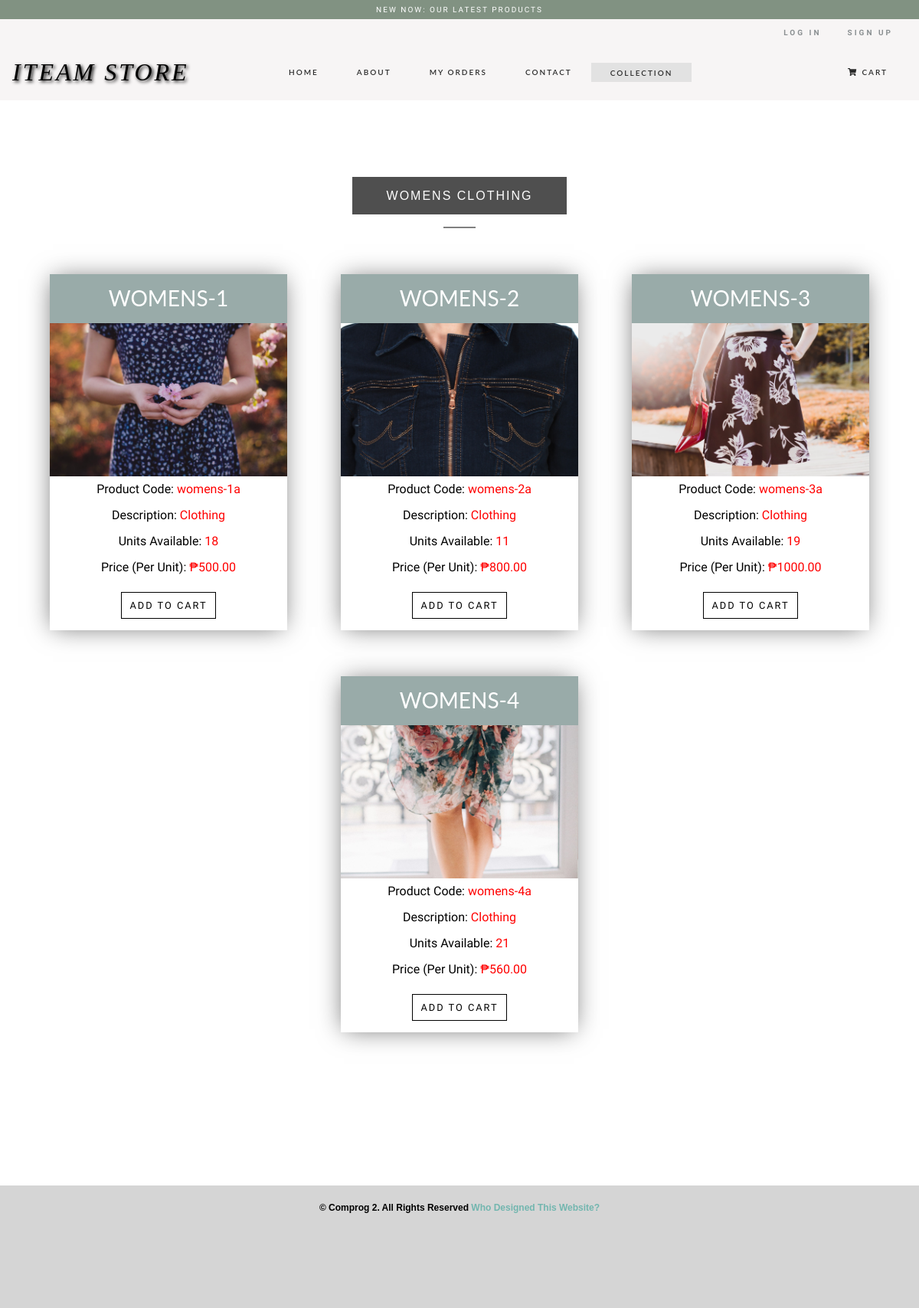
The app's page /womens.php with its own data.
### tables this page shows
CREATE TABLE `womens` (
  `id` int(11) NOT NULL,
  `product_code` varchar(60) NOT NULL,
  `product_name` varchar(60) NOT NULL,
  `product_desc` tinytext NOT NULL,
  `product_img_name` varchar(255) NOT NULL,
  `qty` int(255) NOT NULL,
  `price` decimal(10,2) NOT NULL
);

### config.php (called while the page is built, shortened)
<?php
$currency = '₱';
?>

### womens.php (the view, shortened to what this page needs)
<?php
include 'config.php';
?>
<!DOCTYPE html>
<html ng-app="myApp">
<head>
</head>
  <body>
    <header>
      <?php include('assets/header-primary.php') ?>
    </header>
    <nav class="navbar navbar-expand-lg navbar-dark bg-black">
      <a class="navbar-brand mxauto" href="main.php">ITEAM STORE</a>
      <div class="collapse navbar-collapse" id="navbarNav">
        <ul class="navbar-nav mx-auto">
          <li class="nav-item">
            <a class="nav-link" href="main.php">Home <span class="sr-only">(current)</span></a>
          </li>
          <li class="nav-item">
            <a class="nav-link" href="about.php">About</a>
          </li>
          <li class="nav-item">
            <a class="nav-link" href="orders.php">My Orders</a>
          </li>
          <li class="nav-item">
            <a class="nav-link" href="contact.php">Contact</a>
          </li>
          <li class="dropdown">
              <a class="dropbtn" href="featured.php">Collection</a>
          </li>
        </ul>
        <ul class="navbar-nav ml-auto">
          <li class="nav-item">
            <a class="nav-link image-show cart" data-modal="modalCart"><i class="fas fa-shopping-cart" data-modal="modalCart"></i>Cart</a>
          </li>
        </ul>
      </div>
    </nav>
    <div class="featured-items-collection products">
      <div class="container">
        <div class="text-heading col-auto text-center">
          <div class="text-holder">
            <h2>Womens Clothing</h2>
                <hr />
          </div>
        </div>
    <div class="row d-flex justify-content-around">
        <?php
          $womens = $mysqli->query('SELECT * FROM womens');
          if($womens){
            while($obj = $womens->fetch_object()) {
              echo '<div class="image-content-products">';
              echo '<h3>'.$obj->product_name.'</h3>';
              echo '<img src="img/womens/'.$obj->product_img_name.'"/>';
              echo '<p>Product Code: <span>'.$obj->product_code.'</span></p>';
              echo '<p>Description: <span>'.$obj->product_desc.'</span></p>';
              echo '<p>Units Available: <span>'.$obj->qty.'</span></p>';
              echo '<p>Price (Per Unit): <span>'.$currency.$obj->price.'</span></p>';
              if($obj->qty > 0){
                echo '<p><a href="update-cart.php?action=add&id='.$obj->id.'"><input class="add" type="submit" value="Add To Cart"/></a></p>';
              }
              else {
                echo 'Out Of Stock!';
              }
              echo '</div>';
            }
          }
          echo '</div>';
          echo '</div>';
          echo '</div>';
          ?>
  </body>
</html>

### records on screen
womens: product_name "WOMENS-1", product_img_name (picture), product_code "womens-1a", product_desc "Clothing", qty "18", price "500.00"
womens: product_name "WOMENS-2", product_img_name (picture), product_code "womens-2a", product_desc "Clothing", qty "11", price "800.00"
womens: product_name "WOMENS-3", product_img_name (picture), product_code "womens-3a", product_desc "Clothing", qty "19", price "1000.00"
womens: product_name "WOMENS-4", product_img_name (picture), product_code "womens-4a", product_desc "Clothing", qty "21", price "560.00"
